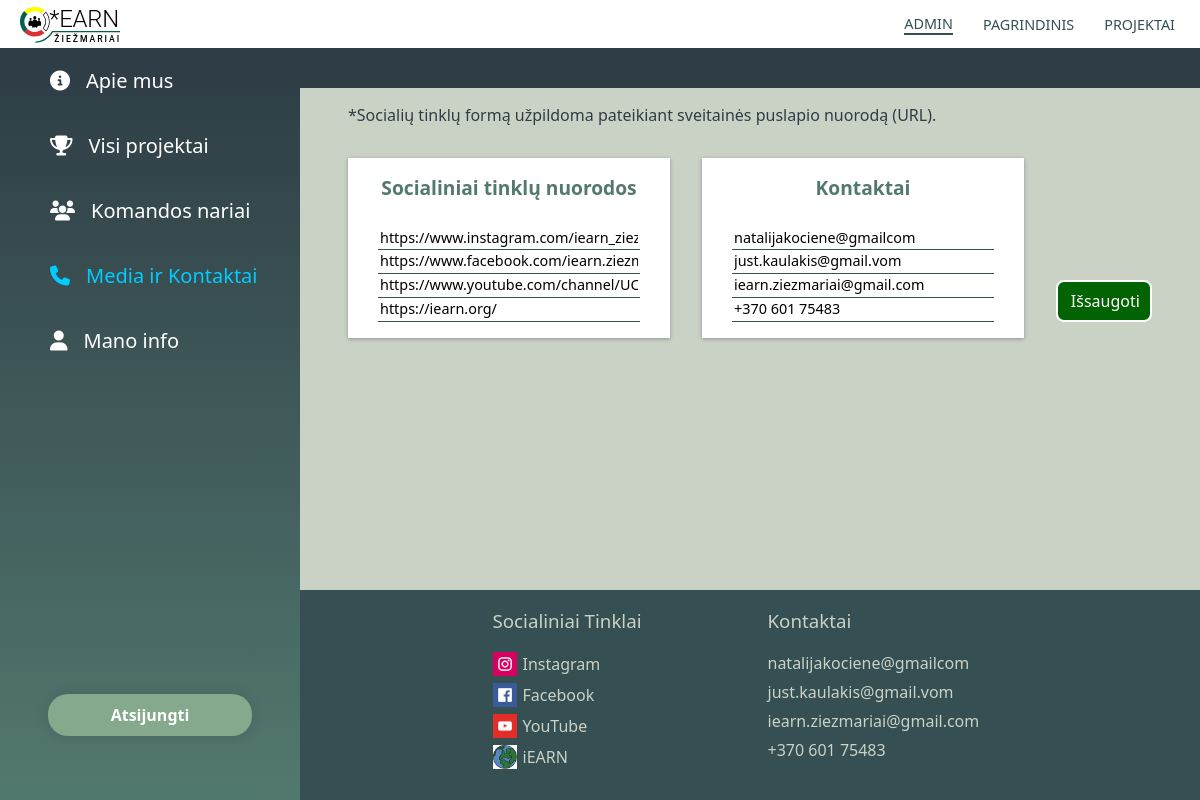
/admin/media-kontaktai (signed in), run on the app's committed database.
### iearn/models.py (models this page shows, shortened)
class MediaLinks(db.Model):
    id = db.Column(db.Integer, primary_key=True)
    web_name = db.Column(db.String(20), nullable=False)
    web_link = db.Column(db.String(250), nullable=False)

class Contacts(db.Model):
    id = db.Column(db.Integer, primary_key=True)
    content = db.Column(db.String(50), nullable=False)

### iearn/routes.py (the view)
@app.route('/admin/media-kontaktai', methods=['GET', 'POST'])
@login_required
def media_contacts():
    form = MediaContactsForm()
    if form.validate_on_submit():
        for i in range(1,5):
            Contacts.query.get(i).content = form['contact' + str(i)].data
            db.session.add(Contacts.query.get(i))
            MediaLinks.query.get(i).web_link = form['Link' + str(i)].data
            db.session.add(MediaLinks.query.get(i))
        db.session.commit()
        for link in MediaLinks.query.all():
            print(link.web_name)
        flash('Informacija atnaujinta!', 'success')
        return redirect(url_for('media_contacts'))
    elif request.method == 'GET':
        if Contacts.query.all() == [] and MediaLinks.query.all() == []:
            web_names = ['Instagram', 'Facebook', 'YouTube', 'iEARN']
            for i in range(0,4):
                contact = Contacts(content='-')
                media_link = MediaLinks(web_name=web_names[i], web_link='#')
                db.session.add(contact)
                db.session.add(media_link)
                db.session.commit()
        else:
            for i in range(1, 5):
                form['contact' + str(i)].data = Contacts.query.get(i).content
                form['Link' + str(i)].data = MediaLinks.query.get(i).web_link
    contacts = Contacts.query.all()
    links = MediaLinks.query.all()
    return  render_template('a-media-kontaktai.html', title='Media ir kontaktai', form=form, contacts=contacts, links=links)

### iearn/forms.py
class MediaContactsForm(FlaskForm):
    Link1 = StringField('Instagram', validators=[DataRequired(), url(message="Turi būti nurodoma nuoroda.")])
    Link2 = StringField('Facebook', validators=[DataRequired(), url(message="Turi būti nurodoma nuoroda.")])
    Link3 = StringField('YouTube', validators=[DataRequired(), url(message="Turi būti nurodoma nuoroda.")])
    Link4 = StringField('Global "iEARN"', validators=[DataRequired(), url(message="Turi būti nurodoma nuoroda.")])
    contact1 = StringField('Instagram', validators=[DataRequired()])
    contact2 = StringField('YouTube', validators=[DataRequired()])
    contact3 = StringField('Facebook', validators=[DataRequired()])
    contact4 = StringField('Global "iEARN"', validators=[DataRequired()])
    submit = SubmitField('Išsaugoti')

### iearn/models.py (called while the page is built)
@login_manager.user_loader
def load_user(user_id):
    return Admin.query.get(int(user_id))

### iearn/templates/a-media-kontaktai.html (shortened to what this page needs)
{% extends "a-layout.html" %}
{% block style %}
    <link rel="stylesheet" type="text/css" href="{{ url_for('static', filename='a-media-kont-style.css') }}" />
{% endblock style %}
{% block content %}
    <div class="top-bar"></div>
    <div class="content">
        <section>
            <p>*Socialių tinklų formą užpildoma pateikiant sveitainės puslapio nuorodą (URL).</p>
            <form method="POST" action="" enctype="multipart/form-data" autocomplete="off">
                <div class="edit-footer">
                    <div class="column">
                        <div>
                            <h4>Socialiniai tinklų nuorodos</h4>
                            {% if form.Link1.errors %}
                                {{ form.Link1 (class="input error-field", placeholder="Instagram" ) }}
                                {% for error in form.Link1.errors %}
                                    <span class="error-note">{{ error }}</span>
                                {% endfor %}
                            {% else %}
                                {{ form.Link1 (class="input", placeholder="Instagram" ) }}
                            {% endif %}
                            {% if form.Link2.errors %}
                                {{ form.Link2 (class="input error-field", placeholder="Facebook" ) }}
                                {% for error in form.Link2.errors %}
                                    <span class="error-note">{{ error }}</span>
                                {% endfor %}
                            {% else %}
                                {{ form.Link2 (class="input", placeholder="Facebook" ) }}
                            {% endif %}
                            {% if form.Link3.errors %}
                                {{ form.Link3 (class="input error-field", placeholder="YouTube" ) }}
                                {% for error in form.Link3.errors %}
                                    <span class="error-note">{{ error }}</span>
                                {% endfor %}
                            {% else %}
                                {{ form.Link3 (class="input", placeholder="YouTube" ) }}
                            {% endif %}
                            {% if form.Link4.errors %}
                                {{ form.Link4 (class="input error-field", placeholder="Global iEARN" ) }}
                                {% for error in form.Link4.errors %}
                                    <span class="error-note">{{ error }}</span>
                                {% endfor %}
                            {% else %}
                                {{ form.Link4 (class="input", placeholder="Global iEARN" ) }}
                            {% endif %}
                        </div>
                    </div>
                    <div class="column">
                        <div>
                            <h4>Kontaktai</h4>
                            {% set num = ['1', '2', '3', '4'] %}
                            {% for i in range(0,4) %}
                                {{ form['contact' + num[i]] (class="input", placeholder="tel. numeris / el. paštas" ) }}
                            {% endfor %}
                        </div>
                    </div>
                    <div class="sbmit-column">
                        <div class="submit-box">
                            {{ form.submit(class="submit") }}
                        </div>
                    </div>
                </div>
            </form>
        </section>
        <footer class="footer pad">
            <div class="footer-links">
                <div>
                    <h3>Socialiniai Tinklai</h3>
                    <ul>
                        {% for link in links %}
                        <li>
                            <a  target="_blank" href="{{ link.web_link }}">
                                <img src="../static/images/icons/{{ link.web_name }}_icon.png" alt="Icon">
                                <span>{{ link.web_name }}</span>
                            </a>
                        </li>
                        {% endfor %}
                    </ul>
                </div>
                <div>
                    <h3>Kontaktai</h3>
                    <ul>
                        {% for contact in contacts %}
                        <li>
                            <span>{{ contact.content }}</span>
                        </li>
                        {% endfor %}
                    </ul>
                </div>
            </div>
        </footer>
    </div>
{% endblock content %}

### iearn/static/a-static-style.css (style rules this page uses)
* { list-style: none; text-decoration: none; }
a { -webkit-transition: all 0.2s cubic-bezier(0.55, 0.085, 0.68, 0.53); transition: all 0.2s cubic-bezier(0.55, 0.085, 0.68, 0.53); }
p { color: #2f3e46; }
html, body { min-height: 100%; width: 100%; }
body { font-family: Segoe UI; margin: 0; background-color: #cad2c5; }
.grid .projektai .top-bar { background-color: #2f3e46; height: 2.5em; width: 100%; display: -webkit-box; display: -ms-flexbox; display: flex; -webkit-box-align: center; -ms-flex-align: center; align-items: center; }
input { outline: none; }

### iearn/static/a-media-kont-style.css (style rules this page uses)
.footer-links { display: -ms-grid; display: grid; -ms-grid-columns: (minmax(240px, 1fr))[auto-fill]; grid-template-columns: repeat(auto-fill, minmax(240px, 1fr)); justify-items: flex-start; -ms-grid-rows: auto; grid-template-rows: auto; grid-row-gap: 0px; grid-column-gap: 35px; min-width: 18em; }
.footer-links h3 { font-weight: 400; color: #cad2c5; }
.footer-links ul { list-style: none; font-size: 1em; margin: 0; padding: 0; }
.footer-links ul li { display: -webkit-box; display: -ms-flexbox; display: flex; -webkit-box-align: center; -ms-flex-align: center; align-items: center; margin-bottom: 7px; }
.footer-links ul li a, .footer-links ul li span { text-decoration: none; color: #cad2c5; display: -webkit-box; display: -ms-flexbox; display: flex; -webkit-box-align: center; -ms-flex-align: center; align-items: center; }
.footer-links ul li a img, .footer-links ul li span img { height: 1.5em; padding-right: 6px; }
.footer { background-color: #354f52; padding: 0 1em; }
* { font-family: 'Segoe UI', Tahoma, Geneva, Verdana, sans-serif; }
.content { display: -webkit-box; display: -ms-flexbox; display: flex; -webkit-box-orient: vertical; -webkit-box-direction: normal; -ms-flex-direction: column; flex-direction: column; -webkit-box-pack: justify; -ms-flex-pack: justify; justify-content: space-between; height: calc(100vh - 5.5em); }
.content p { margin: 0; margin-left: 3em; margin-top: 1em; }
.footer { padding: 0; }
.pad { padding-bottom: 1.5em; display: -webkit-box; display: -ms-flexbox; display: flex; -webkit-box-pack: center; -ms-flex-pack: center; justify-content: center; width: 100%; }
.edit-footer { -webkit-box-sizing: border-box; box-sizing: border-box; padding: 2em 3em; display: -ms-grid; display: grid; -ms-grid-columns: 1fr 1fr 6em; grid-template-columns: 1fr 1fr 6em; -ms-grid-rows: 1fr; grid-template-rows: 1fr; -webkit-column-gap: 2em; column-gap: 2em; }
.edit-footer .column { -webkit-box-shadow: 0 1px 4px 0px rgba(0, 0, 50, 0.3); box-shadow: 0 1px 4px 0px rgba(0, 0, 50, 0.3); background-color: white; text-align: center; min-width: 250px; }
.edit-footer .column div { display: -webkit-box; display: -ms-flexbox; display: flex; -webkit-box-orient: vertical; -webkit-box-direction: normal; -ms-flex-direction: column; flex-direction: column; -webkit-box-align: center; -ms-flex-align: center; align-items: center; padding: 1em 2em; }
.edit-footer .column div h4 { margin-top: 0; font-size: 1.2em; color: #52796f; }
.edit-footer .column div input[type="text"], .edit-footer .column div input[type="url"] { width: 100%; max-width: 20em; margin-bottom: 0,6em; padding-bottom: 0.2em; border: none; border-radius: 0; border-bottom: solid 1px #354f52; font-size: 0.9em; outline: none; }
.submit-box { height: 100%; display: -webkit-box; display: -ms-flexbox; display: flex; -webkit-box-align: end; -ms-flex-align: end; align-items: flex-end; -webkit-box-pack: center; -ms-flex-pack: center; justify-content: center; padding-bottom: 1em; -webkit-box-sizing: border-box; box-sizing: border-box; }
.submit-box .submit { padding: 0.5em 0.8em; width: 100%; background-color: #026302; border: 2px white solid; border-radius: 0.5em; color: white; font-size: 1em; }

### data on the page
MediaLinks: web_name (picture), web_name "Instagram"
MediaLinks: web_name (picture), web_name "Facebook"
MediaLinks: web_name (picture), web_name "YouTube"
MediaLinks: web_name (picture), web_name "iEARN"
Contacts: content "natalijakociene@gmailcom"
Contacts: content "just.kaulakis@gmail.vom"
Contacts: content "iearn.ziezmariai@gmail.com"
Contacts: content "+370 601 75483"
